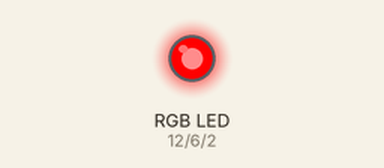
This sketch was run on a simulated Arduino Uno, built with avr-gcc and run on an emulated ATmega328P. Shown: an RGB LED mixed from three pins (HIGH = lit).

Above: at 0.05 s.
At 1.95 s:
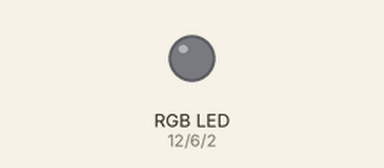
At 3.85 s:
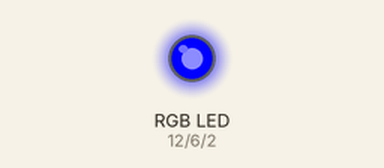
At 7.65 s:
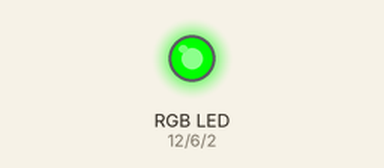
Timing chart, 0 to 8.0 s (numbered marks = the images above):
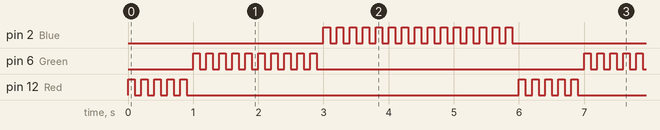

Measured:
- by itself, pin 2 (Blue): moves between LOW and HIGH, repeating every 6.0 s
- by itself, pin 6 (Green): repeats every 6.0 s: 9 × (LOW 0.10 s, HIGH 0.10 s), LOW 4.1 s, HIGH 0.10 s
- by itself, pin 12 (Red): repeats every 6.0 s: 4 × (LOW 0.10 s, HIGH 0.10 s), LOW 5.1 s, HIGH 0.10 s

The sketch:

RGB_Basic_Sketch_2_loop.ino
```cpp
// this is my adapted version, to make the RGB_Basic_Sketch simpler

void setup() {
pinMode(2,OUTPUT); //Blue
pinMode(6,OUTPUT); //Green
pinMode(12,OUTPUT); //Red
}

void loop() {
  for (int i = 0; i < 5; i++) {
    digitalWrite(12,HIGH);
    delay(100);
    digitalWrite(12,LOW);
    delay(100);
  }

  for (int i = 0; i < 10; i++) {
    digitalWrite(6,HIGH);
    delay(100);
    digitalWrite(6,LOW);
    delay(100);
  }
  for (int i = 0; i < 15; i++) {
    digitalWrite(2,HIGH);
    delay(100);
    digitalWrite(2,LOW);
    delay(100);
  }
}
// much better. From 130 lines to less than 30.
```
